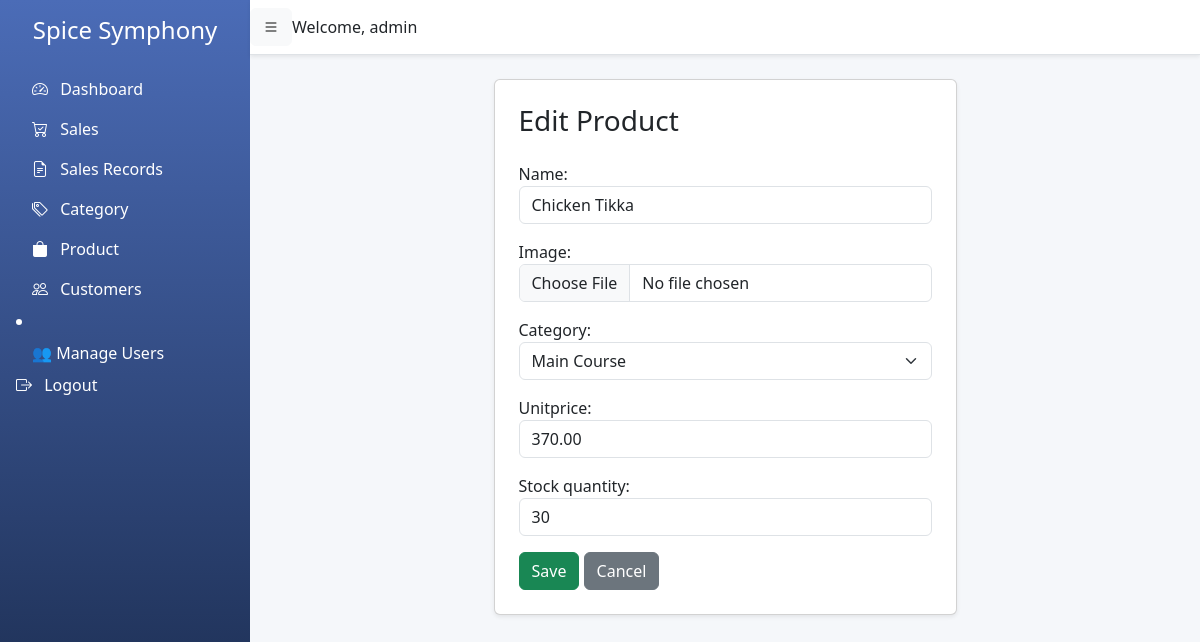
The page /products/update/12/ (signed in) on the database as committed earlier.
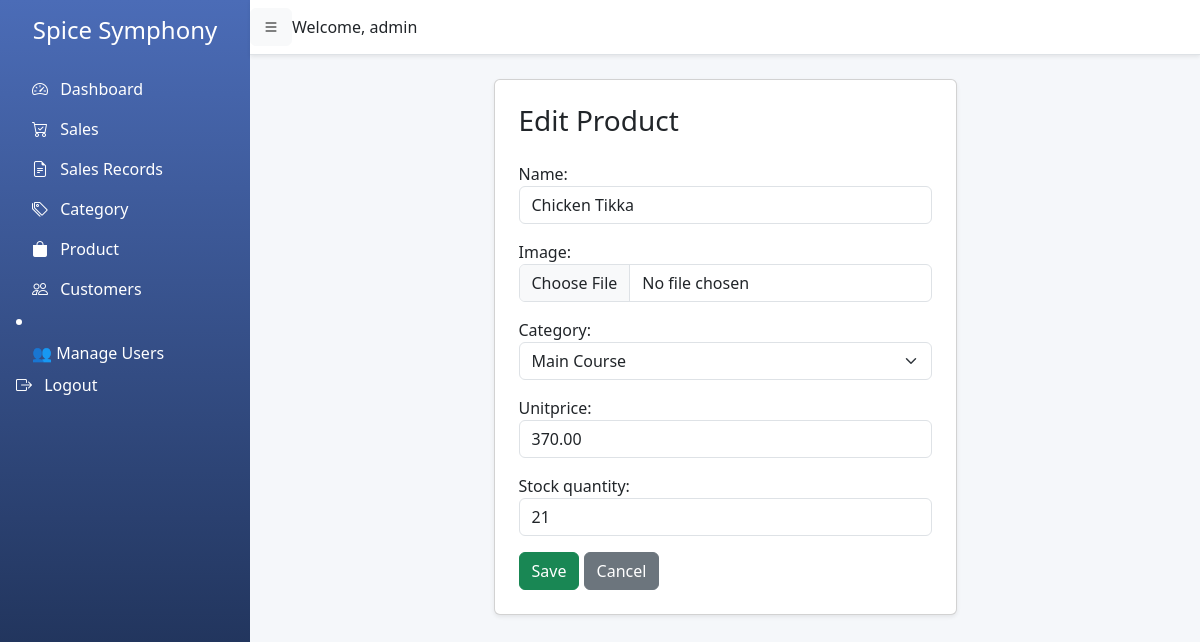
The same page on the database as committed later.
### pos/models.py (models this page shows, shortened)
class Product(models.Model):
    name = models.CharField(max_length=150)
    image = models.ImageField(upload_to='products/', blank=True, null=True)
    category = models.ForeignKey(
        Category,
        on_delete=models.CASCADE,
        related_name='products'
    )
    unitprice = models.DecimalField(max_digits=10, decimal_places=2)
    stock_quantity = models.PositiveIntegerField(default=0)
    created_date = models.DateTimeField(auto_now_add=True)
    updated_date = models.DateTimeField(auto_now=True)
    created_by = models.ForeignKey(
        User,
        on_delete=models.SET_NULL,
        null=True,
        related_name='product_created_by'
    )
    updated_by = models.ForeignKey(
        User,
        on_delete=models.SET_NULL,
        null=True,
        related_name='product_updated_by'
    )
    class Meta:
        ordering = ['name']

class Category(models.Model):
    name = models.CharField(max_length=100, unique=True)
    created_date = models.DateTimeField(auto_now_add=True)
    updated_date = models.DateTimeField(auto_now=True)
    created_by = models.ForeignKey(
        User,
        on_delete=models.SET_NULL,
        null=True,
        related_name='category_created_by'
    )
    updated_by = models.ForeignKey(
        User,
        on_delete=models.SET_NULL,
        null=True,
        related_name='category_updated_by'
    )
    class Meta:
        verbose_name_plural = "Categories"
        ordering = ['name']
    def __str__(self):
        return self.name

### pos/views.py (the view)
# urls.py: path('products/update/<int:pk>/', views.product_update, name='product_update'),
@login_required
def product_update(request, pk):
    product = get_object_or_404(Product, pk=pk)
    if request.method == 'POST':
        form = ProductForm(request.POST, instance=product)
        if form.is_valid():
            product = form.save(commit=False)
            product.updated_by = request.user
            product.save()
            return redirect('product_list')
    else:
        form = ProductForm(instance=product)
    return render(request, 'pos/product_form.html', {'form': form, 'title': 'Edit Product'})

### pos/forms.py
class ProductForm(forms.ModelForm):
    class Meta:
        model = Product
        fields = ['name', 'image', 'category', 'unitprice', 'stock_quantity']
        widgets = {
            'name': forms.TextInput(attrs={
                'class': 'form-control',
                'placeholder': 'Enter product name'
            }),
            'image': forms.ClearableFileInput(attrs={
                'class': 'form-control'
            }),
            'category': forms.Select(attrs={
                'class': 'form-select'
            }),
            'unitprice': forms.NumberInput(attrs={
                'class': 'form-control',
                'placeholder': 'Enter unit price'
            }),
            'stock_quantity': forms.NumberInput(attrs={
                'class': 'form-control',
                'placeholder': 'Enter stock quantity'
            }),
        }

### pos/templates/pos/product_form.html (shortened to what this page needs)
{% extends 'pos/base.html' %}
{% block content %}
<div class="card p-4 shadow-sm w-50 mx-auto">
    <h3>{{ title }}</h3>
    <form method="post" class="mt-3" enctype="multipart/form-data">
        {{ form.as_p }}
        <button type="submit" class="btn btn-success">Save</button>
        <a href="{% url 'product_list' %}" class="btn btn-secondary">Cancel</a>
    </form>
</div>
{% endblock %}

Rows that differ between the two databases and show on the page:
changed Product "Main Course": stock_quantity "30" → "21"
